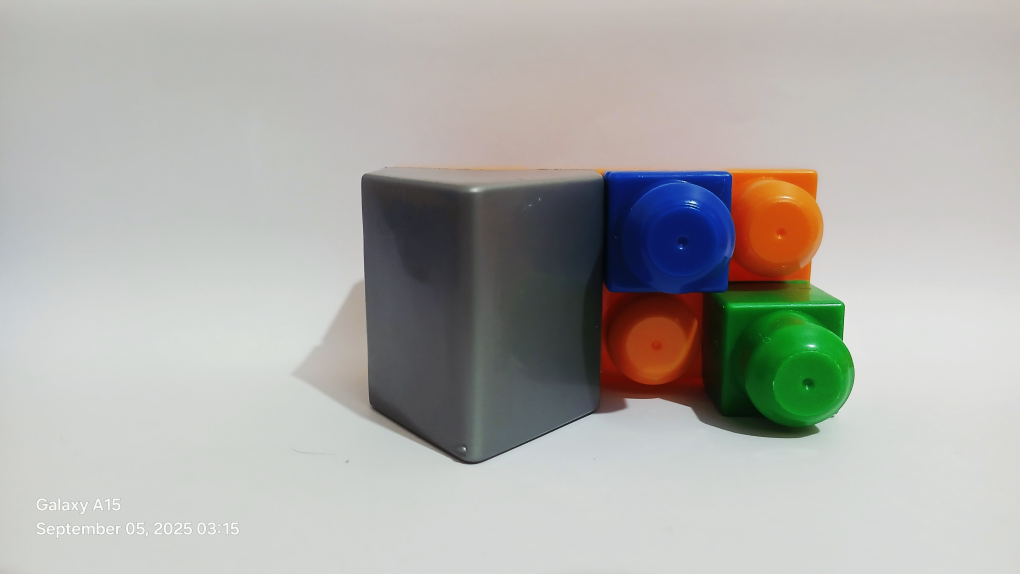
#> input picture data/source/img_001_source.jpg, 4080 x 2296 px (shown at 1/4 size); its folder holds only this picture in this run
$ python preprocess.py
#> lines starting #> are read from the running program, lines starting #| are printed output that depends on the picture; after the words box and inside, x2 and y2 are one past the last pixel; in counts of white or black regions, pixels touching at a corner belong together
#> in preprocess_folder, img is the input picture: shape (2296, 4080, 3); mean B, G, R 170.2, 174.2, 174.8
import cv2
import numpy as np
import os
from pathlib import Path

def autocrop_image(img):
    """Auto-crop image by removing background (based on Otsu threshold)."""
    gray = cv2.cvtColor(img, cv2.COLOR_BGR2GRAY)
    _, mask = cv2.threshold(gray, 0, 255, cv2.THRESH_BINARY + cv2.THRESH_OTSU)
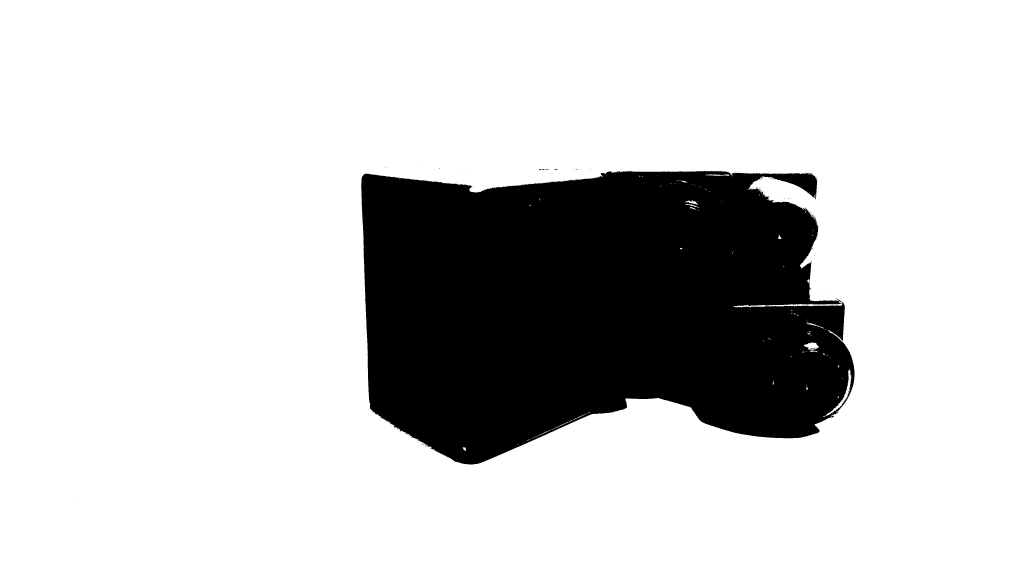
#> mask: shape (2296, 4080) (shown at 1/4 size); 80.3% white; 110 black regions (106 under 20 px), largest, box (x1, y1, x2, y2) and area: (1445, 684, 3418, 1858) 1847159, (2166, 676, 2194, 680) 56, (2217, 676, 2232, 680) 32, (2156, 676, 2165, 680) 25
    coords = cv2.findNonZero(mask)
#> coords = contour of 7520145 points, box (x1, y1, x2, y2) (0, 0, 4080, 2296), area 0
    if coords is None:
        return img  # if no foreground found, return as is
    x, y, w, h = cv2.boundingRect(coords)
#> x = 0; y = 0; w = 4080; h = 2296
    cropped = img[y:y+h, x:x+w]
    return cropped

def preprocess_folder(in_dir, out_dir, resize_to=(256, 256)):
    """Apply autocrop, resize and grayscale conversion to all images in a folder."""
    in_dir = Path(in_dir)
    out_dir = Path(out_dir)
    out_dir.mkdir(parents=True, exist_ok=True)

    for fn in sorted(in_dir.iterdir()):
        if fn.suffix.lower() not in ['.jpg', '.jpeg', '.png', '.bmp']:
            continue
        img = cv2.imread(str(fn))
        if img is None:
            print(f"⚠️ Failed to read {fn}")
            continue

        img_cropped = autocrop_image(img)
        img_resized = cv2.resize(img_cropped, resize_to)
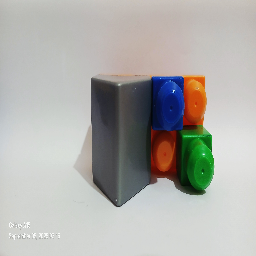
#> img_resized: shape (256, 256, 3); mean B, G, R 170.1, 174.1, 174.7
        gray = cv2.cvtColor(img_resized, cv2.COLOR_BGR2GRAY)
#> gray: shape (256, 256)
        out_path = out_dir / fn.name
        cv2.imwrite(str(out_path), gray)
    print(f"✅ Preprocessed images saved in {out_dir}")

def preprocess_all(base_data_dir="data"):
    """Preprocess both source and target folders."""
    src_in = Path(base_data_dir) / "source"
    tgt_in = Path(base_data_dir) / "target"
    src_out = Path(base_data_dir) / "processed/source"
    tgt_out = Path(base_data_dir) / "processed/target"

    preprocess_folder(src_in, src_out)
    preprocess_folder(tgt_in, tgt_out)
#> call 2 of preprocess_folder, with resize_to = (256, 256)
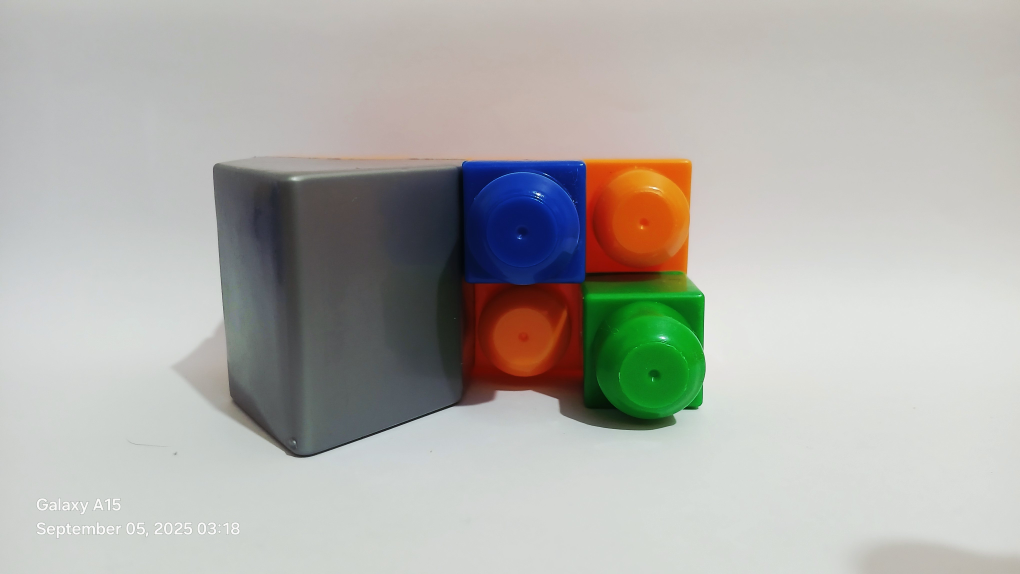
#> input picture data/target/img_001_target.jpg, 4080 x 2296 px (shown at 1/4 size)
#> in preprocess_folder, img is the input picture: shape (2296, 4080, 3); mean B, G, R 171.2, 175.9, 176.6
#> in autocrop_image (call 2), `gray = cv2.cvtColor(img, cv2.COLOR_BGR2GRAY)`:
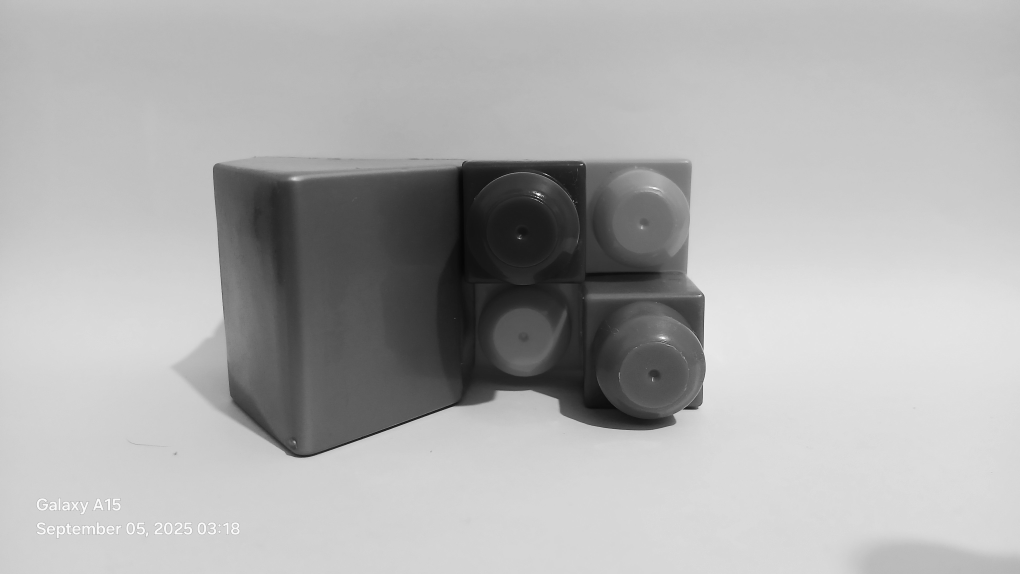
#> gray: shape (2296, 4080) (shown at 1/4 size); min 4, max 255, mean 175.6
#> in autocrop_image (call 2), `_, mask = cv2.threshold(gray, 0, 255, cv2.THRESH_BINARY + cv2.THRESH_O..`:
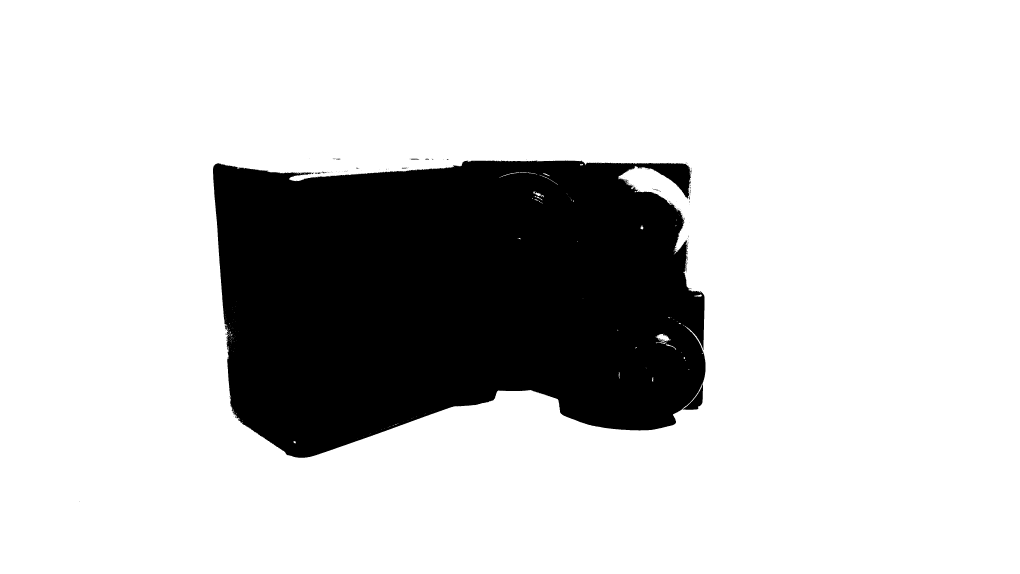
#> mask: shape (2296, 4080) (shown at 1/4 size); 79.6% white; 200 black regions (181 under 20 px), largest, box (x1, y1, x2, y2) and area: (852, 642, 2822, 1831) 1905500, (2731, 1534, 2812, 1639) 2949, (1643, 635, 1677, 639) 95
#> in autocrop_image (call 2), `coords = cv2.findNonZero(mask)`: coords = contour of 7458073 points, box (x1, y1, x2, y2) (0, 0, 4080, 2296), area 0
#> in preprocess_folder (call 2), `img_resized = cv2.resize(img_cropped, resize_to)`:
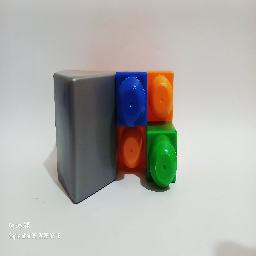
#> img_resized: shape (256, 256, 3); mean B, G, R 171.1, 175.8, 176.5
#> in preprocess_folder (call 2), `gray = cv2.cvtColor(img_resized, cv2.COLOR_BGR2GRAY)`:
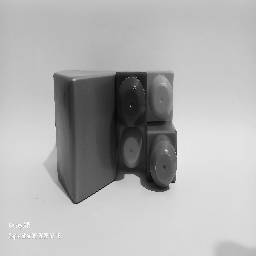
#> gray: shape (256, 256); min 7, max 250, mean 175.5

if __name__ == "__main__":
    preprocess_all()
